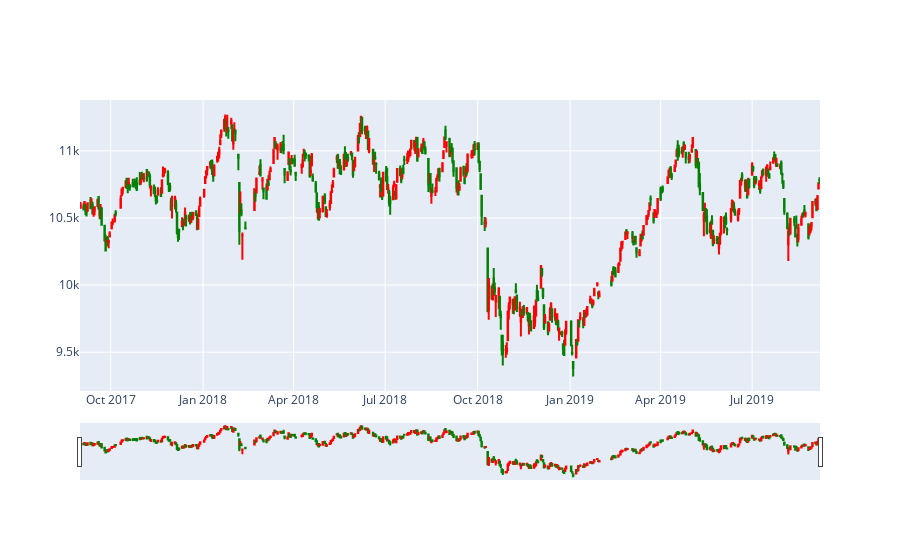

Notebook cell for this chart:
### Code cell
fig = go.Figure(data=[go.Candlestick(x=df_index['ts'],
                open=df_index['index_open'],
                high=df_index['index_high'],
                low=df_index['index_low'],
                close=df_index['index_close'],
                increasing_line_color= 'red', decreasing_line_color= 'green')])
fig.show()

### Figure 1 — Plotly figure (JSON) as saved in the notebook; plotly's stock layout.template omitted (floating-point values rounded to 4 significant figures; data arrays with more than 128 entries replaced by an {"elided": "..."} marker saying what was removed)
{"data": [{"close": {"elided": "495 float values"}, "decreasing": {"line": {"color": "green"}}, "high": {"elided": "495 float values"}, "increasing": {"line": {"color": "red"}}, "low": {"elided": "495 float values"}, "open": {"elided": "495 float values"}, "type": "candlestick", "x": {"elided": "495 str values"}}], "layout": {}}
